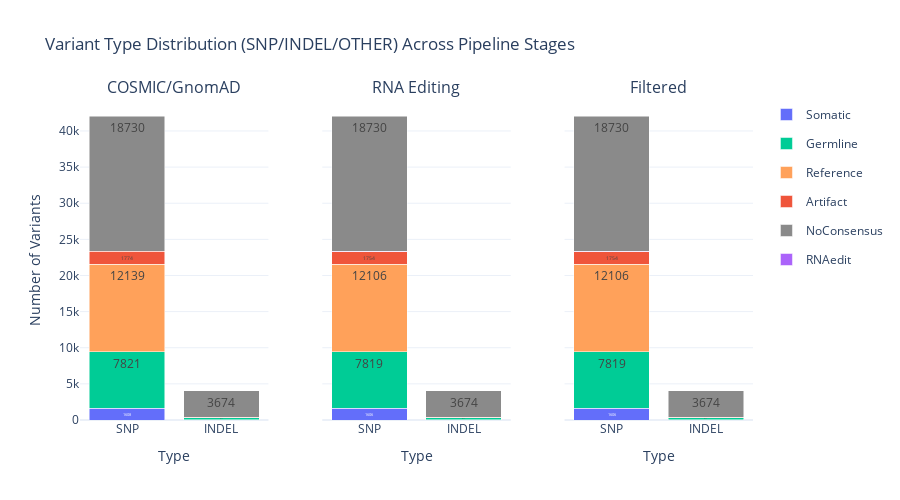
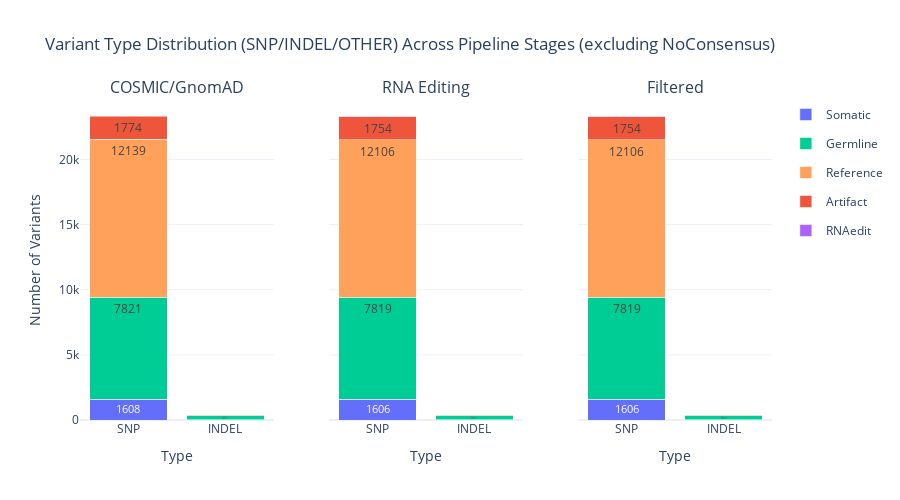

These figures' notebook cell, in order:
### Code cell
# Plot 2: Variant Type Distribution
print("Variant Type Distribution:")
figs = standard_visualizer.plot_variant_type_distribution()
if figs:
    for fig in figs:
        if fig:
            fig.show()

### Figure 1 — Plotly figure (JSON) as saved in the notebook; plotly's stock layout.template omitted (floating-point values rounded to 4 significant figures)
{"data": [{"hovertemplate": "<b>SNP</b><br>Somatic: %{y}<extra></extra>", "legendgroup": "Somatic", "marker": {"color": "#636EFA"}, "name": "Somatic", "showlegend": true, "text": ["1608"], "textposition": "inside", "type": "bar", "x": ["SNP"], "xaxis": "x", "y": [1608], "yaxis": "y"}, {"hovertemplate": "<b>SNP</b><br>Germline: %{y}<extra></extra>", "legendgroup": "Germline", "marker": {"color": "#00CC96"}, "name": "Germline", "showlegend": true, "text": ["7821"], "textposition": "inside", "type": "bar", "x": ["SNP"], "xaxis": "x", "y": [7821], "yaxis": "y"}, {"hovertemplate": "<b>SNP</b><br>Reference: %{y}<extra></extra>", "legendgroup": "Reference", "marker": {"color": "#FFA15A"}, "name": "Reference", "showlegend": true, "text": ["12139"], "textposition": "inside", "type": "bar", "x": ["SNP"], "xaxis": "x", "y": [12139], "yaxis": "y"}, {"hovertemplate": "<b>SNP</b><br>Artifact: %{y}<extra></extra>", "legendgroup": "Artifact", "marker": {"color": "#EF553B"}, "name": "Artifact", "showlegend": true, "text": ["1774"], "textposition": "inside", "type": "bar", "x": ["SNP"], "xaxis": "x", "y": [1774], "yaxis": "y"}, {"hovertemplate": "<b>SNP</b><br>NoConsensus: %{y}<extra></extra>", "legendgroup": "NoConsensus", "marker": {"color": "#8A8A8A"}, "name": "NoConsensus", "showlegend": true, "text": ["18730"], "textposition": "inside", "type": "bar", "x": ["SNP"], "xaxis": "x", "y": [18730], "yaxis": "y"}, {"hovertemplate": "<b>INDEL</b><br>Somatic: %{y}<extra></extra>", "legendgroup": "Somatic", "marker": {"color": "#636EFA"}, "name": "Somatic", "showlegend": false, "text": ["11"], "textposition": "inside", "type": "bar", "x": ["INDEL"], "xaxis": "x", "y": [11], "yaxis": "y"}, {"hovertemplate": "<b>INDEL</b><br>Germline: %{y}<extra></extra>", "legendgroup": "Germline", "marker": {"color": "#00CC96"}, "name": "Germline", "showlegend": false, "text": ["311"], "textposition": "inside", "type": "bar", "x": ["INDEL"], "xaxis": "x", "y": [311], "yaxis": "y"}, {"hovertemplate": "<b>INDEL</b><br>Reference: %{y}<extra></extra>", "legendgroup": "Reference", "marker": {"color": "#FFA15A"}, "name": "Reference", "showlegend": false, "text": ["10"], "textposition": "inside", "type": "bar", "x": ["INDEL"], "xaxis": "x", "y": [10], "yaxis": "y"}, {"hovertemplate": "<b>INDEL</b><br>Artifact: %{y}<extra></extra>", "legendgroup": "Artifact", "marker": {"color": "#EF553B"}, "name": "Artifact", "showlegend": false, "text": ["21"], "textposition": "inside", "type": "bar", "x": ["INDEL"], "xaxis": "x", "y": [21], "yaxis": "y"}, {"hovertemplate": "<b>INDEL</b><br>NoConsensus: %{y}<extra></extra>", "legendgroup": "NoConsensus", "marker": {"color": "#8A8A8A"}, "name": "NoConsensus", "showlegend": false, "text": ["3674"], "textposition": "inside", "type": "bar", "x": ["INDEL"], "xaxis": "x", "y": [3674], "yaxis": "y"}, {"hovertemplate": "<b>SNP</b><br>Somatic: %{y}<extra></extra>", "legendgroup": "Somatic", "marker": {"color": "#636EFA"}, "name": "Somatic", "showlegend": false, "text": ["1606"], "textposition": "inside", "type": "bar", "x": ["SNP"], "xaxis": "x2", "y": [1606], "yaxis": "y2"}, {"hovertemplate": "<b>SNP</b><br>Germline: %{y}<extra></extra>", "legendgroup": "Germline", "marker": {"color": "#00CC96"}, "name": "Germline", "showlegend": false, "text": ["7819"], "textposition": "inside", "type": "bar", "x": ["SNP"], "xaxis": "x2", "y": [7819], "yaxis": "y2"}, {"hovertemplate": "<b>SNP</b><br>Reference: %{y}<extra></extra>", "legendgroup": "Reference", "marker": {"color": "#FFA15A"}, "name": "Reference", "showlegend": false, "text": ["12106"], "textposition": "inside", "type": "bar", "x": ["SNP"], "xaxis": "x2", "y": [12106], "yaxis": "y2"}, {"hovertemplate": "<b>SNP</b><br>Artifact: %{y}<extra></extra>", "legendgroup": "Artifact", "marker": {"color": "#EF553B"}, "name": "Artifact", "showlegend": false, "text": ["1754"], "textposition": "inside", "type": "bar", "x": ["SNP"], "xaxis": "x2", "y": [1754], "yaxis": "y2"}, {"hovertemplate": "<b>SNP</b><br>RNAedit: %{y}<extra></extra>", "legendgroup": "RNAedit", "marker": {"color": "#AB63FA"}, "name": "RNAedit", "showlegend": true, "text": ["57"], "textposition": "inside", "type": "bar", "x": ["SNP"], "xaxis": "x2", "y": [57], "yaxis": "y2"}, {"hovertemplate": "<b>SNP</b><br>NoConsensus: %{y}<extra></extra>", "legendgroup": "NoConsensus", "marker": {"color": "#8A8A8A"}, "name": "NoConsensus", "showlegend": false, "text": ["18730"], "textposition": "inside", "type": "bar", "x": ["SNP"], "xaxis": "x2", "y": [18730], "yaxis": "y2"}, {"hovertemplate": "<b>INDEL</b><br>Somatic: %{y}<extra></extra>", "legendgroup": "Somatic", "marker": {"color": "#636EFA"}, "name": "Somatic", "showlegend": false, "text": ["11"], "textposition": "inside", "type": "bar", "x": ["INDEL"], "xaxis": "x2", "y": [11], "yaxis": "y2"}, {"hovertemplate": "<b>INDEL</b><br>Germline: %{y}<extra></extra>", "legendgroup": "Germline", "marker": {"color": "#00CC96"}, "name": "Germline", "showlegend": false, "text": ["311"], "textposition": "inside", "type": "bar", "x": ["INDEL"], "xaxis": "x2", "y": [311], "yaxis": "y2"}, {"hovertemplate": "<b>INDEL</b><br>Reference: %{y}<extra></extra>", "legendgroup": "Reference", "marker": {"color": "#FFA15A"}, "name": "Reference", "showlegend": false, "text": ["10"], "textposition": "inside", "type": "bar", "x": ["INDEL"], "xaxis": "x2", "y": [10], "yaxis": "y2"}, {"hovertemplate": "<b>INDEL</b><br>Artifact: %{y}<extra></extra>", "legendgroup": "Artifact", "marker": {"color": "#EF553B"}, "name": "Artifact", "showlegend": false, "text": ["21"], "textposition": "inside", "type": "bar", "x": ["INDEL"], "xaxis": "x2", "y": [21], "yaxis": "y2"}, {"hovertemplate": "<b>INDEL</b><br>NoConsensus: %{y}<extra></extra>", "legendgroup": "NoConsensus", "marker": {"color": "#8A8A8A"}, "name": "NoConsensus", "showlegend": false, "text": ["3674"], "textposition": "inside", "type": "bar", "x": ["INDEL"], "xaxis": "x2", "y": [3674], "yaxis": "y2"}, {"hovertemplate": "<b>SNP</b><br>Somatic: %{y}<extra></extra>", "legendgroup": "Somatic", "marker": {"color": "#636EFA"}, "name": "Somatic", "showlegend": false, "text": ["1606"], "textposition": "inside", "type": "bar", "x": ["SNP"], "xaxis": "x3", "y": [1606], "yaxis": "y3"}, {"hovertemplate": "<b>SNP</b><br>Germline: %{y}<extra></extra>", "legendgroup": "Germline", "marker": {"color": "#00CC96"}, "name": "Germline", "showlegend": false, "text": ["7819"], "textposition": "inside", "type": "bar", "x": ["SNP"], "xaxis": "x3", "y": [7819], "yaxis": "y3"}, {"hovertemplate": "<b>SNP</b><br>Reference: %{y}<extra></extra>", "legendgroup": "Reference", "marker": {"color": "#FFA15A"}, "name": "Reference", "showlegend": false, "text": ["12106"], "textposition": "inside", "type": "bar", "x": ["SNP"], "xaxis": "x3", "y": [12106], "yaxis": "y3"}, {"hovertemplate": "<b>SNP</b><br>Artifact: %{y}<extra></extra>", "legendgroup": "Artifact", "marker": {"color": "#EF553B"}, "name": "Artifact", "showlegend": false, "text": ["1754"], "textposition": "inside", "type": "bar", "x": ["SNP"], "xaxis": "x3", "y": [1754], "yaxis": "y3"}, {"hovertemplate": "<b>SNP</b><br>RNAedit: %{y}<extra></extra>", "legendgroup": "RNAedit", "marker": {"color": "#AB63FA"}, "name": "RNAedit", "showlegend": false, "text": ["57"], "textposition": "inside", "type": "bar", "x": ["SNP"], "xaxis": "x3", "y": [57], "yaxis": "y3"}, {"hovertemplate": "<b>SNP</b><br>NoConsensus: %{y}<extra></extra>", "legendgroup": "NoConsensus", "marker": {"color": "#8A8A8A"}, "name": "NoConsensus", "showlegend": false, "text": ["18730"], "textposition": "inside", "type": "bar", "x": ["SNP"], "xaxis": "x3", "y": [18730], "yaxis": "y3"}, {"hovertemplate": "<b>INDEL</b><br>Somatic: %{y}<extra></extra>", "legendgroup": "Somatic", "marker": {"color": "#636EFA"}, "name": "Somatic", "showlegend": false, "text": ["11"], "textposition": "inside", "type": "bar", "x": ["INDEL"], "xaxis": "x3", "y": [11], "yaxis": "y3"}, {"hovertemplate": "<b>INDEL</b><br>Germline: %{y}<extra></extra>", "legendgroup": "Germline", "marker": {"color": "#00CC96"}, "name": "Germline", "showlegend": false, "text": ["311"], "textposition": "inside", "type": "bar", "x": ["INDEL"], "xaxis": "x3", "y": [311], "yaxis": "y3"}, {"hovertemplate": "<b>INDEL</b><br>Reference: %{y}<extra></extra>", "legendgroup": "Reference", "marker": {"color": "#FFA15A"}, "name": "Reference", "showlegend": false, "text": ["10"], "textposition": "inside", "type": "bar", "x": ["INDEL"], "xaxis": "x3", "y": [10], "yaxis": "y3"}, {"hovertemplate": "<b>INDEL</b><br>Artifact: %{y}<extra></extra>", "legendgroup": "Artifact", "marker": {"color": "#EF553B"}, "name": "Artifact", "showlegend": false, "text": ["21"], "textposition": "inside", "type": "bar", "x": ["INDEL"], "xaxis": "x3", "y": [21], "yaxis": "y3"}, {"hovertemplate": "<b>INDEL</b><br>NoConsensus: %{y}<extra></extra>", "legendgroup": "NoConsensus", "marker": {"color": "#8A8A8A"}, "name": "NoConsensus", "showlegend": false, "text": ["3674"], "textposition": "inside", "type": "bar", "x": ["INDEL"], "xaxis": "x3", "y": [3674], "yaxis": "y3"}], "layout": {"annotations": [{"font": {"size": 16}, "showarrow": false, "text": "COSMIC/GnomAD", "x": 0.14, "xanchor": "center", "xref": "paper", "y": 1, "yanchor": "bottom", "yref": "paper"}, {"font": {"size": 16}, "showarrow": false, "text": "RNA Editing", "x": 0.5, "xanchor": "center", "xref": "paper", "y": 1, "yanchor": "bottom", "yref": "paper"}, {"font": {"size": 16}, "showarrow": false, "text": "Filtered", "x": 0.86, "xanchor": "center", "xref": "paper", "y": 1, "yanchor": "bottom", "yref": "paper"}], "barmode": "stack", "height": 500, "showlegend": true, "title": {"text": "Variant Type Distribution (SNP/INDEL/OTHER) Across Pipeline Stages"}, "xaxis": {"anchor": "y", "domain": [0, 0.28], "title": {"text": "Type"}}, "xaxis2": {"anchor": "y2", "domain": [0.36, 0.64], "title": {"text": "Type"}}, "xaxis3": {"anchor": "y3", "domain": [0.72, 1], "title": {"text": "Type"}}, "yaxis": {"anchor": "x", "domain": [0, 1], "title": {"text": "Number of Variants"}}, "yaxis2": {"anchor": "x2", "domain": [0, 1], "matches": "y", "showticklabels": false}, "yaxis3": {"anchor": "x3", "domain": [0, 1], "matches": "y", "showticklabels": false}}}

### Figure 2 — Plotly figure (JSON) as saved in the notebook; plotly's stock layout.template omitted (floating-point values rounded to 4 significant figures)
{"data": [{"hovertemplate": "<b>SNP</b><br>Somatic: %{y}<extra></extra>", "legendgroup": "Somatic", "marker": {"color": "#636EFA"}, "name": "Somatic", "showlegend": true, "text": ["1608"], "textposition": "inside", "type": "bar", "x": ["SNP"], "xaxis": "x", "y": [1608], "yaxis": "y"}, {"hovertemplate": "<b>SNP</b><br>Germline: %{y}<extra></extra>", "legendgroup": "Germline", "marker": {"color": "#00CC96"}, "name": "Germline", "showlegend": true, "text": ["7821"], "textposition": "inside", "type": "bar", "x": ["SNP"], "xaxis": "x", "y": [7821], "yaxis": "y"}, {"hovertemplate": "<b>SNP</b><br>Reference: %{y}<extra></extra>", "legendgroup": "Reference", "marker": {"color": "#FFA15A"}, "name": "Reference", "showlegend": true, "text": ["12139"], "textposition": "inside", "type": "bar", "x": ["SNP"], "xaxis": "x", "y": [12139], "yaxis": "y"}, {"hovertemplate": "<b>SNP</b><br>Artifact: %{y}<extra></extra>", "legendgroup": "Artifact", "marker": {"color": "#EF553B"}, "name": "Artifact", "showlegend": true, "text": ["1774"], "textposition": "inside", "type": "bar", "x": ["SNP"], "xaxis": "x", "y": [1774], "yaxis": "y"}, {"hovertemplate": "<b>INDEL</b><br>Somatic: %{y}<extra></extra>", "legendgroup": "Somatic", "marker": {"color": "#636EFA"}, "name": "Somatic", "showlegend": false, "text": ["11"], "textposition": "inside", "type": "bar", "x": ["INDEL"], "xaxis": "x", "y": [11], "yaxis": "y"}, {"hovertemplate": "<b>INDEL</b><br>Germline: %{y}<extra></extra>", "legendgroup": "Germline", "marker": {"color": "#00CC96"}, "name": "Germline", "showlegend": false, "text": ["311"], "textposition": "inside", "type": "bar", "x": ["INDEL"], "xaxis": "x", "y": [311], "yaxis": "y"}, {"hovertemplate": "<b>INDEL</b><br>Reference: %{y}<extra></extra>", "legendgroup": "Reference", "marker": {"color": "#FFA15A"}, "name": "Reference", "showlegend": false, "text": ["10"], "textposition": "inside", "type": "bar", "x": ["INDEL"], "xaxis": "x", "y": [10], "yaxis": "y"}, {"hovertemplate": "<b>INDEL</b><br>Artifact: %{y}<extra></extra>", "legendgroup": "Artifact", "marker": {"color": "#EF553B"}, "name": "Artifact", "showlegend": false, "text": ["21"], "textposition": "inside", "type": "bar", "x": ["INDEL"], "xaxis": "x", "y": [21], "yaxis": "y"}, {"hovertemplate": "<b>SNP</b><br>Somatic: %{y}<extra></extra>", "legendgroup": "Somatic", "marker": {"color": "#636EFA"}, "name": "Somatic", "showlegend": false, "text": ["1606"], "textposition": "inside", "type": "bar", "x": ["SNP"], "xaxis": "x2", "y": [1606], "yaxis": "y2"}, {"hovertemplate": "<b>SNP</b><br>Germline: %{y}<extra></extra>", "legendgroup": "Germline", "marker": {"color": "#00CC96"}, "name": "Germline", "showlegend": false, "text": ["7819"], "textposition": "inside", "type": "bar", "x": ["SNP"], "xaxis": "x2", "y": [7819], "yaxis": "y2"}, {"hovertemplate": "<b>SNP</b><br>Reference: %{y}<extra></extra>", "legendgroup": "Reference", "marker": {"color": "#FFA15A"}, "name": "Reference", "showlegend": false, "text": ["12106"], "textposition": "inside", "type": "bar", "x": ["SNP"], "xaxis": "x2", "y": [12106], "yaxis": "y2"}, {"hovertemplate": "<b>SNP</b><br>Artifact: %{y}<extra></extra>", "legendgroup": "Artifact", "marker": {"color": "#EF553B"}, "name": "Artifact", "showlegend": false, "text": ["1754"], "textposition": "inside", "type": "bar", "x": ["SNP"], "xaxis": "x2", "y": [1754], "yaxis": "y2"}, {"hovertemplate": "<b>SNP</b><br>RNAedit: %{y}<extra></extra>", "legendgroup": "RNAedit", "marker": {"color": "#AB63FA"}, "name": "RNAedit", "showlegend": true, "text": ["57"], "textposition": "inside", "type": "bar", "x": ["SNP"], "xaxis": "x2", "y": [57], "yaxis": "y2"}, {"hovertemplate": "<b>INDEL</b><br>Somatic: %{y}<extra></extra>", "legendgroup": "Somatic", "marker": {"color": "#636EFA"}, "name": "Somatic", "showlegend": false, "text": ["11"], "textposition": "inside", "type": "bar", "x": ["INDEL"], "xaxis": "x2", "y": [11], "yaxis": "y2"}, {"hovertemplate": "<b>INDEL</b><br>Germline: %{y}<extra></extra>", "legendgroup": "Germline", "marker": {"color": "#00CC96"}, "name": "Germline", "showlegend": false, "text": ["311"], "textposition": "inside", "type": "bar", "x": ["INDEL"], "xaxis": "x2", "y": [311], "yaxis": "y2"}, {"hovertemplate": "<b>INDEL</b><br>Reference: %{y}<extra></extra>", "legendgroup": "Reference", "marker": {"color": "#FFA15A"}, "name": "Reference", "showlegend": false, "text": ["10"], "textposition": "inside", "type": "bar", "x": ["INDEL"], "xaxis": "x2", "y": [10], "yaxis": "y2"}, {"hovertemplate": "<b>INDEL</b><br>Artifact: %{y}<extra></extra>", "legendgroup": "Artifact", "marker": {"color": "#EF553B"}, "name": "Artifact", "showlegend": false, "text": ["21"], "textposition": "inside", "type": "bar", "x": ["INDEL"], "xaxis": "x2", "y": [21], "yaxis": "y2"}, {"hovertemplate": "<b>SNP</b><br>Somatic: %{y}<extra></extra>", "legendgroup": "Somatic", "marker": {"color": "#636EFA"}, "name": "Somatic", "showlegend": false, "text": ["1606"], "textposition": "inside", "type": "bar", "x": ["SNP"], "xaxis": "x3", "y": [1606], "yaxis": "y3"}, {"hovertemplate": "<b>SNP</b><br>Germline: %{y}<extra></extra>", "legendgroup": "Germline", "marker": {"color": "#00CC96"}, "name": "Germline", "showlegend": false, "text": ["7819"], "textposition": "inside", "type": "bar", "x": ["SNP"], "xaxis": "x3", "y": [7819], "yaxis": "y3"}, {"hovertemplate": "<b>SNP</b><br>Reference: %{y}<extra></extra>", "legendgroup": "Reference", "marker": {"color": "#FFA15A"}, "name": "Reference", "showlegend": false, "text": ["12106"], "textposition": "inside", "type": "bar", "x": ["SNP"], "xaxis": "x3", "y": [12106], "yaxis": "y3"}, {"hovertemplate": "<b>SNP</b><br>Artifact: %{y}<extra></extra>", "legendgroup": "Artifact", "marker": {"color": "#EF553B"}, "name": "Artifact", "showlegend": false, "text": ["1754"], "textposition": "inside", "type": "bar", "x": ["SNP"], "xaxis": "x3", "y": [1754], "yaxis": "y3"}, {"hovertemplate": "<b>SNP</b><br>RNAedit: %{y}<extra></extra>", "legendgroup": "RNAedit", "marker": {"color": "#AB63FA"}, "name": "RNAedit", "showlegend": false, "text": ["57"], "textposition": "inside", "type": "bar", "x": ["SNP"], "xaxis": "x3", "y": [57], "yaxis": "y3"}, {"hovertemplate": "<b>INDEL</b><br>Somatic: %{y}<extra></extra>", "legendgroup": "Somatic", "marker": {"color": "#636EFA"}, "name": "Somatic", "showlegend": false, "text": ["11"], "textposition": "inside", "type": "bar", "x": ["INDEL"], "xaxis": "x3", "y": [11], "yaxis": "y3"}, {"hovertemplate": "<b>INDEL</b><br>Germline: %{y}<extra></extra>", "legendgroup": "Germline", "marker": {"color": "#00CC96"}, "name": "Germline", "showlegend": false, "text": ["311"], "textposition": "inside", "type": "bar", "x": ["INDEL"], "xaxis": "x3", "y": [311], "yaxis": "y3"}, {"hovertemplate": "<b>INDEL</b><br>Reference: %{y}<extra></extra>", "legendgroup": "Reference", "marker": {"color": "#FFA15A"}, "name": "Reference", "showlegend": false, "text": ["10"], "textposition": "inside", "type": "bar", "x": ["INDEL"], "xaxis": "x3", "y": [10], "yaxis": "y3"}, {"hovertemplate": "<b>INDEL</b><br>Artifact: %{y}<extra></extra>", "legendgroup": "Artifact", "marker": {"color": "#EF553B"}, "name": "Artifact", "showlegend": false, "text": ["21"], "textposition": "inside", "type": "bar", "x": ["INDEL"], "xaxis": "x3", "y": [21], "yaxis": "y3"}], "layout": {"annotations": [{"font": {"size": 16}, "showarrow": false, "text": "COSMIC/GnomAD", "x": 0.14, "xanchor": "center", "xref": "paper", "y": 1, "yanchor": "bottom", "yref": "paper"}, {"font": {"size": 16}, "showarrow": false, "text": "RNA Editing", "x": 0.5, "xanchor": "center", "xref": "paper", "y": 1, "yanchor": "bottom", "yref": "paper"}, {"font": {"size": 16}, "showarrow": false, "text": "Filtered", "x": 0.86, "xanchor": "center", "xref": "paper", "y": 1, "yanchor": "bottom", "yref": "paper"}], "barmode": "stack", "height": 500, "showlegend": true, "title": {"text": "Variant Type Distribution (SNP/INDEL/OTHER) Across Pipeline Stages (excluding NoConsensus)"}, "xaxis": {"anchor": "y", "domain": [0, 0.28], "title": {"text": "Type"}}, "xaxis2": {"anchor": "y2", "domain": [0.36, 0.64], "title": {"text": "Type"}}, "xaxis3": {"anchor": "y3", "domain": [0.72, 1], "title": {"text": "Type"}}, "yaxis": {"anchor": "x", "domain": [0, 1], "title": {"text": "Number of Variants"}}, "yaxis2": {"anchor": "x2", "domain": [0, 1], "matches": "y", "showticklabels": false}, "yaxis3": {"anchor": "x3", "domain": [0, 1], "matches": "y", "showticklabels": false}}}
